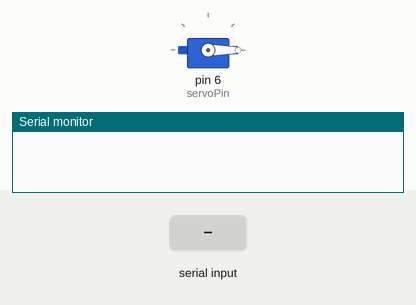
Recording of a sketch running on a simulated Arduino Uno, built with avr-gcc and run on an emulated ATmega328P. Parts: servo, the last lines printed to the serial monitor. The inputs (shaded band) are chosen by the test bench.

Above: at 1.2 s.
1.3 s: "abrir\n" received over Serial
At 2.2 s:
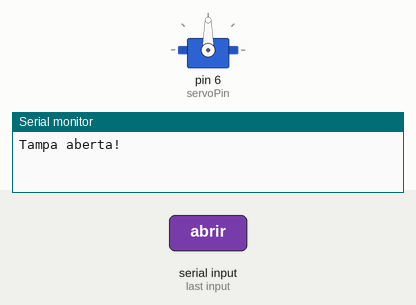
2.8 s: "fechar\n" received over Serial
At 3.3 s:
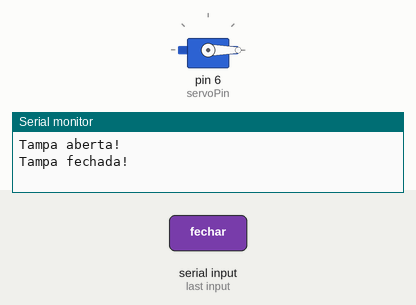
Timing chart, 0 to 5.8 s (numbered marks = the images above; inputs shaded):
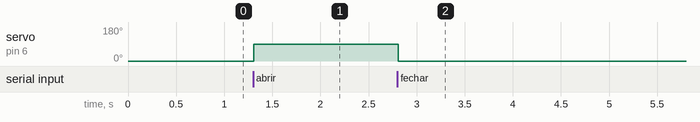

Measured:
- after the input at 1.3 s, servo on pin 6 (servoPin): 0° → 90° at once
- after the input at 2.8 s, servo on pin 6 (servoPin): 90° → 0° at once

The sketch:

smart_trash.ino
```cpp
#include <Servo.h>

Servo servo;
const int servoPin = 6;

void setup() {
  Serial.begin(9600);
  servo.attach(servoPin);
  servo.write(0);
}

void loop() {
  if (Serial.available() > 0) {
    String comando = Serial.readStringUntil('\n');
    comando.trim();

    if (comando == "abrir") {
      servo.write(90);
      Serial.println("Tampa aberta!");
    }
    else if (comando == "fechar") {
      servo.write(0);
      Serial.println("Tampa fechada!");
    }
  }
}
```
